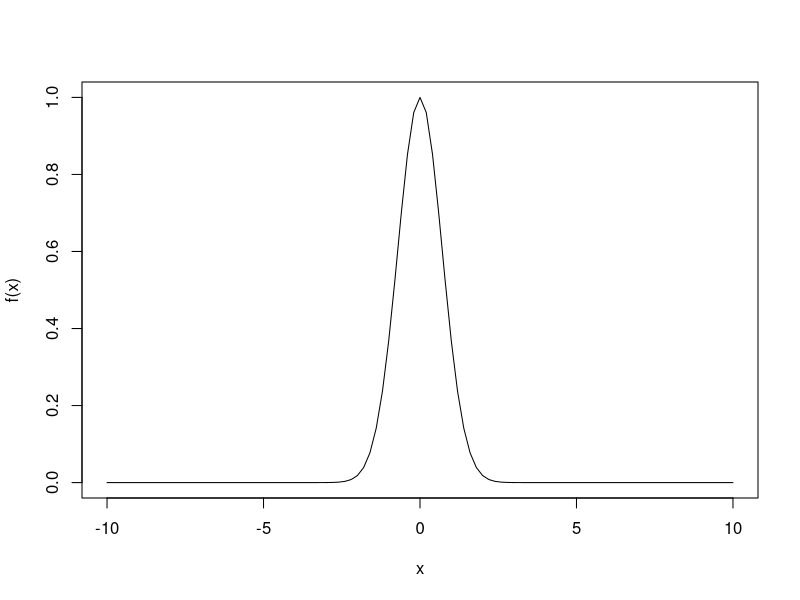

Write R code to recreate this figure.
#Integracao de Monte Carlo

f <- function(x) exp(-x^2)
curve(f,-10,10)

w <- runif(1000000,-10,10)

#integral: e^(-x^2) dx = (b-a)integral:e^(-x^2)*1/(b-a)dx = (b-a)*E(e^(-x^2))

mean(f(w))*(10-(-10))
integrate(f,-10,10)



